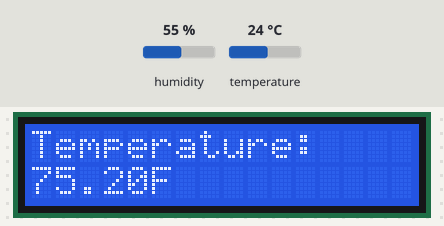
Bench run of a sketch on a simulated ESP32. Shown: 16×2 character LCD. Inputs (shaded band) come from the test bench; at power-on: humidity 55 %, temperature 24 °C. What the sketch prints to the serial monitor is not drawn.

Above: at 3.2 s.
3.3 s: humidity set to 22 %
At 8.8 s:
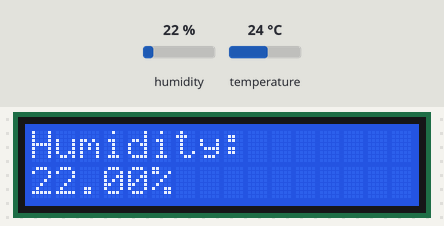
12.4 s: temperature set to 12 °C
At 15.0 s:
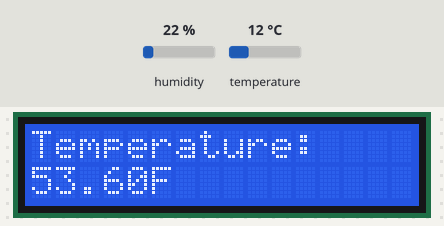
17.8 s: humidity set to 40 %
At 21.4 s:
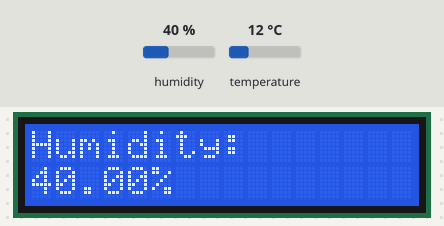
23.9 s: temperature set to 19 °C
At 27.6 s:
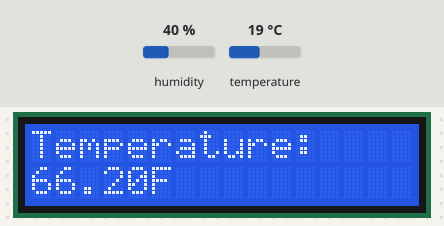
Timing chart, 0 to 29.1 s (numbered marks = the images above; inputs shaded):
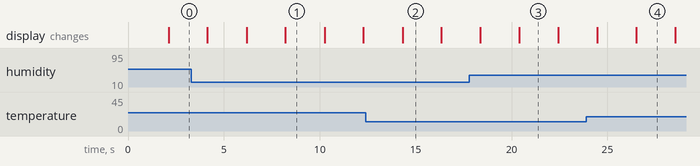

The sketch:

8-showing-temperature-and-humidity-on-lcd-display.ino
```cpp
// Project #8 - Showing temperature and humidity on LCD display
// This code is part of the challenge 100 Arduino and ESP32 projects.
// You can find more information about this initiative at https://github.com/LucasFernandoChannel/one-hundred-projects-challenge
// Created by Lucas Fernando - check my Youtube channel at https://www.youtube.com/@lucasfernandochannel

// Before running this code, you must install the DHTLib and LiquidCrystal_I2C libraries.
// The .zip files are available here: https://github.com/LucasFernandoChannel/one-hundred-projects-challenge/tree/main/arduino-libraries
#include <dht.h>
#include <LiquidCrystal_I2C.h>
// This project needs a I2C LCD. The first parameter of the lcd() function is the I2C address.
// To find this information, follow these instructions: https://lastminuteengineers.com/i2c-lcd-arduino-tutorial/
LiquidCrystal_I2C lcd(0x27, 16, 2);
#define DHT_PIN 2
#define waitTime 2000

dht DHTSensor;

void setup() {
  lcd.init();
  lcd.clear();
  lcd.backlight();
  lcd.setCursor(0, 0);
  lcd.print("DHT11 sensor");
  Serial.begin(9600);
  delay(waitTime);
}

void loop() {
  int data = DHTSensor.read11(DHT_PIN);
  float temp = DHTSensor.temperature;
  float hum = DHTSensor.humidity;

  // Use the Serial.print to know if your sensor is working
  Serial.print("Temperature: ");
  Serial.print(temp);
  Serial.print("°C | ");
  Serial.print((temp * 9/5) + 32);
  Serial.println("°F");
  Serial.print("Humidity: ");
  Serial.print(hum);
  Serial.println("%");
  Serial.println("");

  lcd.clear();
  lcd.setCursor(0, 0);
  lcd.print("Temperature:");
  lcd.setCursor(0, 1);
  lcd.print((temp * 9/5) + 32);
  lcd.setCursor(5, 1);
  lcd.print("F");
  delay(waitTime);

  lcd.clear();
  lcd.setCursor(0, 0);
  lcd.print("Humidity:");
  lcd.setCursor(0, 1);
  lcd.print(hum);
  lcd.setCursor(5, 1);
  lcd.print("%");
  delay(waitTime);
}
```

Measured:
- after the input at 3.3 s, the display: first differs from a run without the input after 4.9 s (image 1)
- after the input at 12.4 s, the display: changes after 1.9 s (image 2)
- after the input at 17.8 s, the display: first differs from a run without the input after 2.6 s (image 3)
- after the input at 23.9 s, the display: first differs from a run without the input after 2.6 s (image 4)
- what the display in image 1 shows lasts 2.1 s, from 8.2 s to 10.3 s
